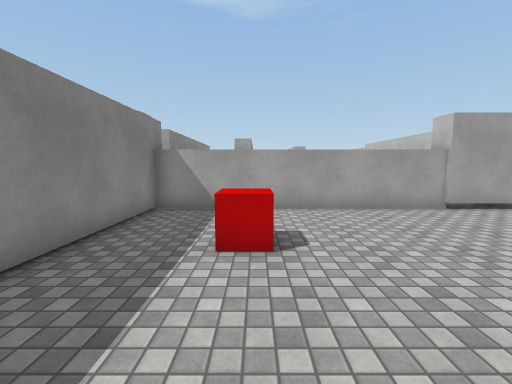
view 1 (above)

24 first-person views from a walk through a 3-D level made in the Unity game engine. The camera is 1.5 m above the floor, tilts 6° down and sees 90° across. The floor is counted in squares, 1 m on a side. Each view is taken from the middle of a square. On the plan, view 1 faces up. The plan holds only what a view shows up to about 13 squares ahead; the rest is blank. The place goes on beyond the plan. The player is left out. Surface patterns are stand-ins for the level's own textures.

view 2
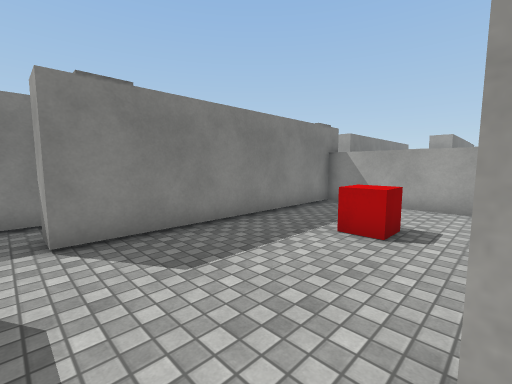

view 3
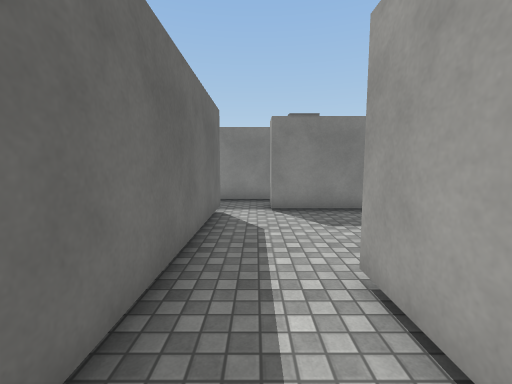

view 4
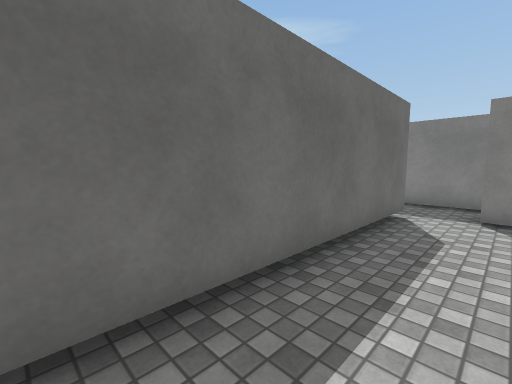

view 5
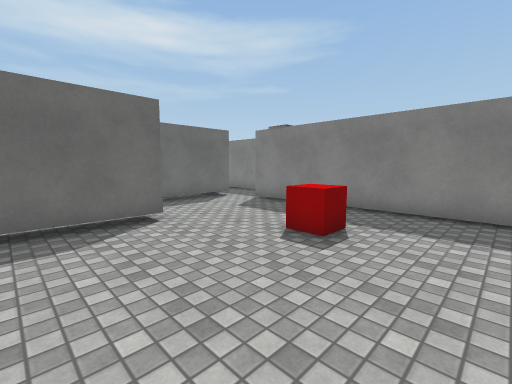

view 6
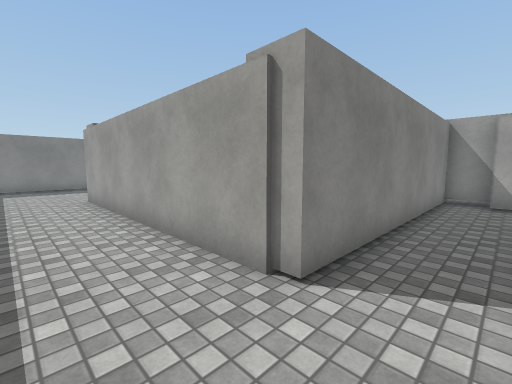

view 7
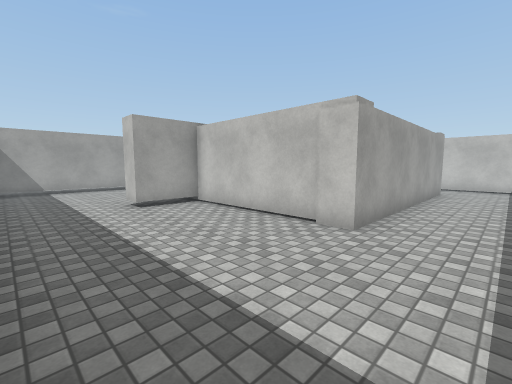

view 8
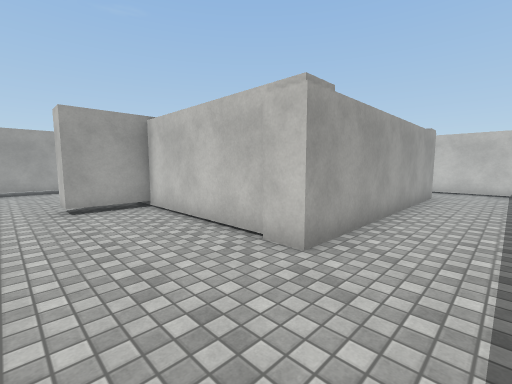

view 9
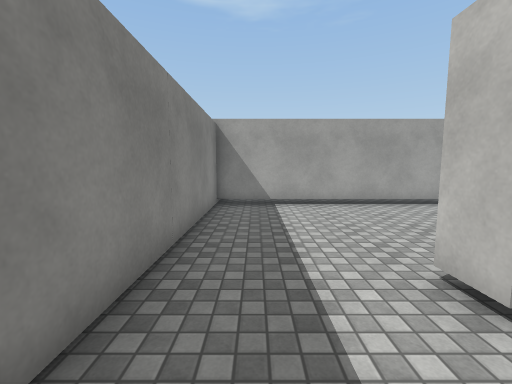

view 10
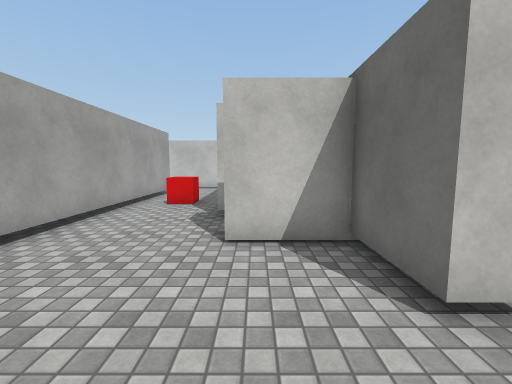

view 11
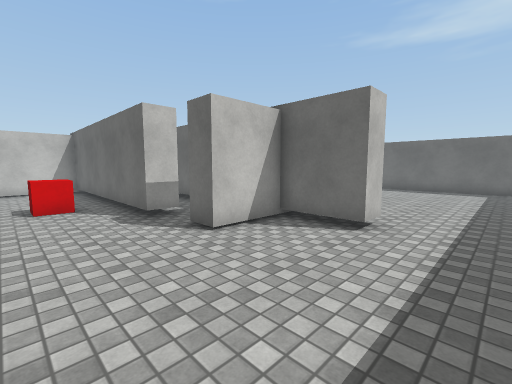

view 12
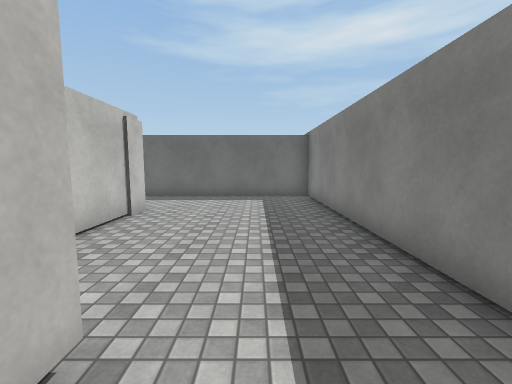

view 13
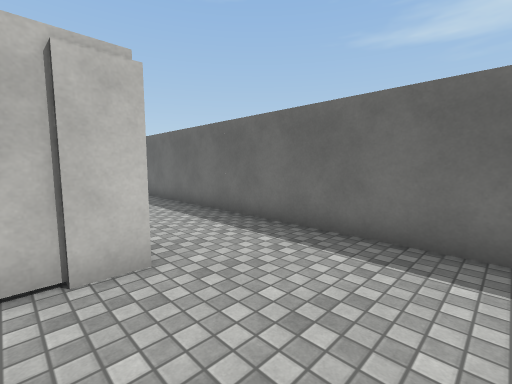

view 14
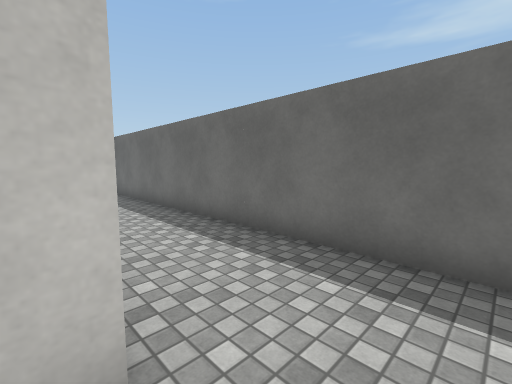

view 15
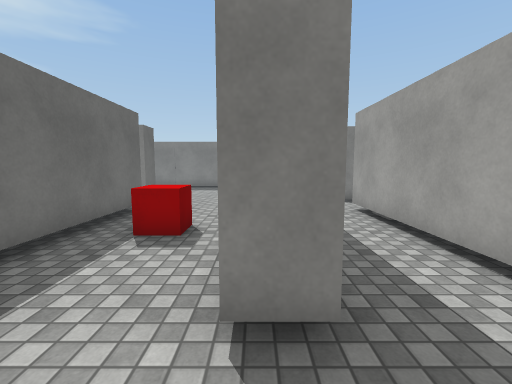

view 16
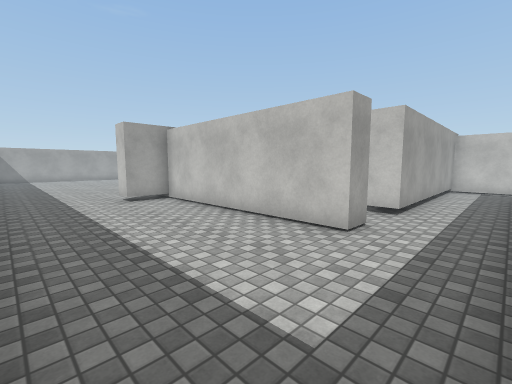

view 17
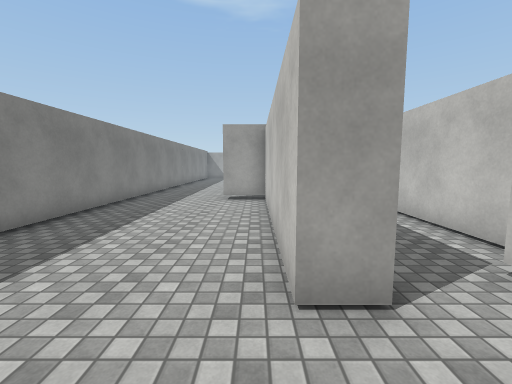

view 18
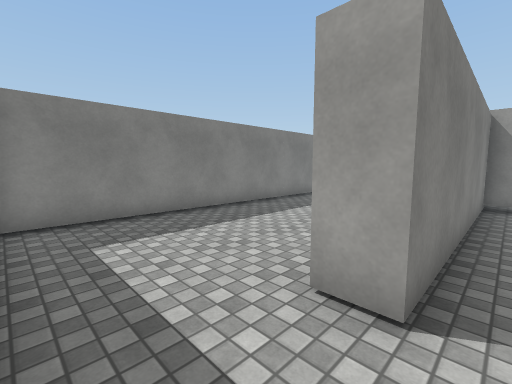

view 19
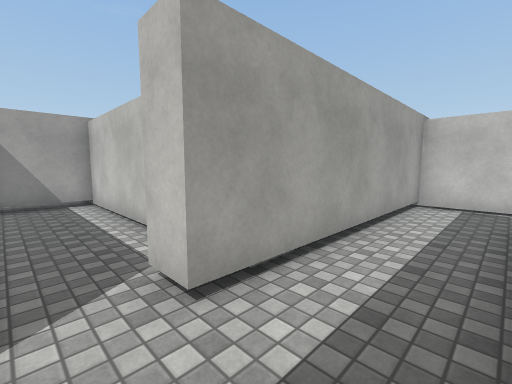

view 20
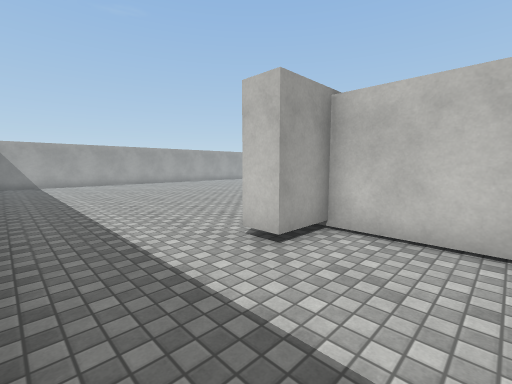

view 21
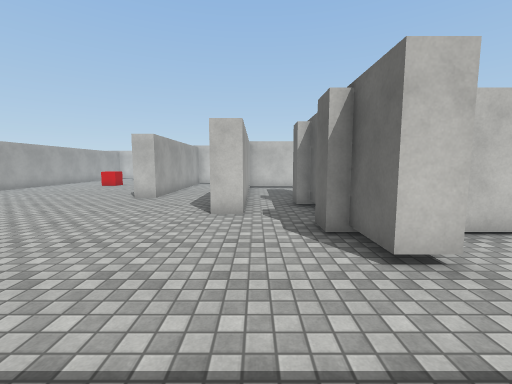

view 22
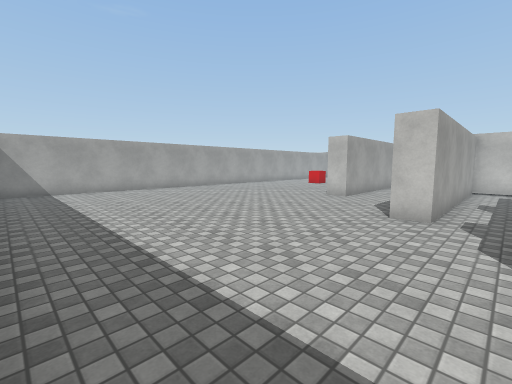

view 23
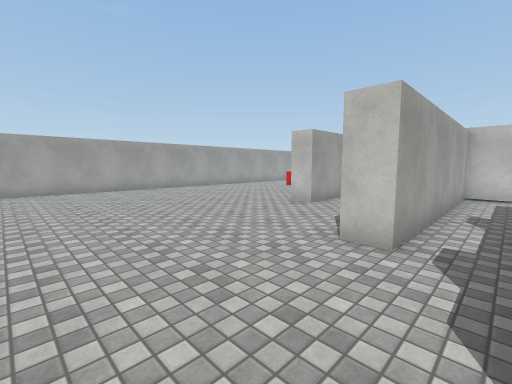

view 24
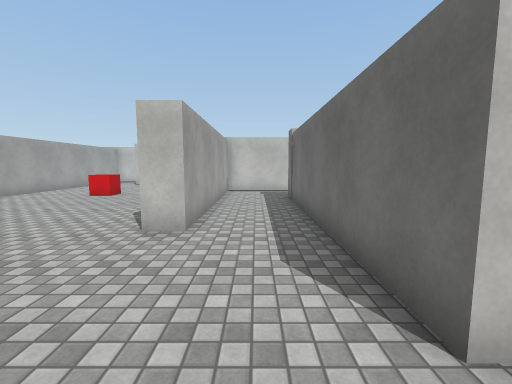

### Floor plan
Points are (right, up) in squares from view 1. A wall is a line through its corners. A room is listed if a view was taken in it or the views show most of it. See-through windows are left out.
Room 1 (views 1, 2, 3, 4, 5)
walls: (1.9, 1.3) (5.1, 1.3); (3.9, 0.3) (1.9, 0.3); (5.5, 8.7) (-3.4, 8.7) (-3.4, -0.5) (-4.5, -0.5); (-3.2, -2.1) (5.1, -2.1)
ways out: opening at (-4, -1) to room 2
objects: red cube (0, 5)
Room 2 (views 6, 7, 8, 9, 10, 11, 12, 13, 14, 15, 16, 17, 18, 19, 20, 21, 22, 23, 24)
walls: (-12.6, 10.4) (-12.6, 17) (-15.6, 17) (-15.6, 8.5) (-16.6, 8.5) (-16.6, 17) (-18.4, 17) (-18.4, 18) (-16.6, 18); (-16.6, 18.5) (-15.5, 18.5); (-14.2, 20.4) (-14.2, 21.4) (-3.8, 21.4); (-22.5, 19.1) (-22.5, 5.9); (-7, 5.8) (-7, 4.6); (-7.9, 4.7) (-22.5, 4.7) (-22.5, -13.2) (-3.8, -13.2); (-4.4, 5.9) (-4.4, 8.3) (-13.7, 8.3) (-13.7, 9.4); (-3, 24.6) (-10.3, 24.6) (-10.3, 25.6); (-13.7, 0) (-13.7, 1.1) (-5.4, 1.1); (-4.4, 2) (-4.4, 4.1); (-4.4, 0.1) (-5.8, 0.1) (-5.8, -9.5) (-16.3, -9.5) (-16.3, -2.8) (-18.7, -2.8) (-18.7, -1.8) (-16.3, -1.8) (-16.3, 0.6) (-15.1, 0.6); (-3.5, -12.1) (-3.5, -10)
ways out: opening at (-4, -1) to room 1; opening at (-14.5, 19.5); opening at (-14, 0)
objects: red cube (-11, 3); red cube (-3, 30) to (-3, 31)

Positions as (right, up) in squares from view 1, and headings:
1: (0, 0), facing up
2: (2, -1), facing up-left
3: (5, -1), facing left
4: (5, 0), facing down-left
5: (5, 8), facing down-left
6: (-4, -12), facing up-left
7: (-22, -12), facing up-right
8: (-20, -12), facing up-right
9: (-21, -5), facing up
10: (-21, 0), facing right
11: (-21, 4), facing down-right
12: (-20, -1), facing down
13: (-20, -8), facing down-right
14: (-18, -9), facing down-right
15: (-5, 5), facing left
16: (-22, 6), facing up-right
17: (-17, 6), facing up
18: (-15, 6), facing up-left
19: (-15, 6), facing up-right
20: (-22, 14), facing up-right
21: (-22, 20), facing right
22: (-22, 19), facing up-right
23: (-19, 19), facing up-right
24: (-16, 23), facing right
